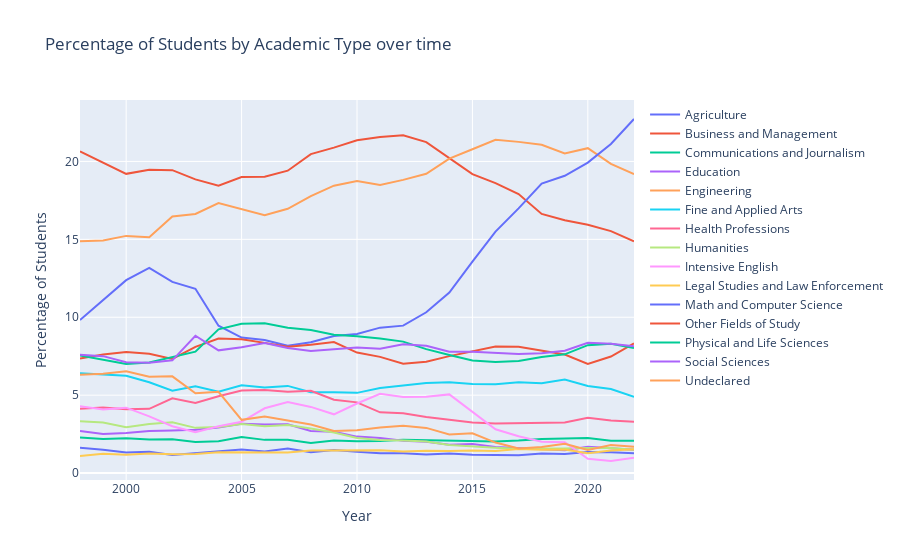

Write notebook code for a chart like this one.
### Code cell
fosg1['percentage_students'] = fosg1.groupby('year')['students'].transform(lambda x: x / x.sum() * 100)

fig3b = go.Figure()

for field_of_study in fosg1['field_of_study'].unique():
    subset = fosg1[fosg1['field_of_study'] == field_of_study]
    fig3b.add_trace(go.Scatter(x=subset['year'], y=subset['percentage_students'],
                               mode='lines',
                               name=field_of_study,
                               line=dict(width=2)))

fig3b.update_layout(xaxis_title='Year', yaxis_title='Percentage of Students',
                    title='Percentage of Students by Academic Type over time',
                    showlegend=True)

fig3b.show()
